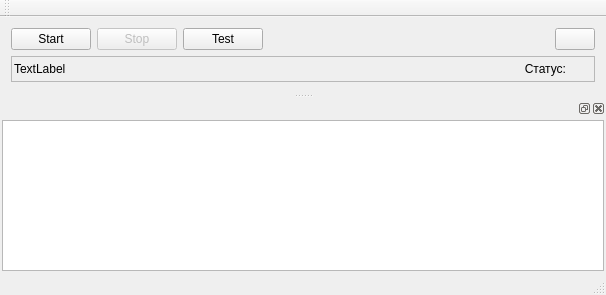
<?xml version="1.0" encoding="UTF-8"?>
<ui version="4.0">
 <class>MainWindow</class>
 <widget class="QMainWindow" name="MainWindow">
  <property name="geometry">
   <rect>
    <x>0</x>
    <y>0</y>
    <width>606</width>
    <height>295</height>
   </rect>
  </property>
  <property name="windowTitle">
   <string>MainWindow</string>
  </property>
  <widget class="QWidget" name="centralWidget">
   <layout class="QVBoxLayout" name="verticalLayout_2">
    <item>
     <layout class="QHBoxLayout" name="horizontalLayout_2">
      <item>
       <widget class="QPushButton" name="bnStart">
        <property name="text">
         <string>Start</string>
        </property>
       </widget>
      </item>
      <item>
       <widget class="QPushButton" name="bnStop">
        <property name="enabled">
         <bool>false</bool>
        </property>
        <property name="text">
         <string>Stop</string>
        </property>
       </widget>
      </item>
      <item>
       <widget class="QPushButton" name="bnTest">
        <property name="text">
         <string>Test</string>
        </property>
       </widget>
      </item>
      <item>
       <spacer name="horizontalSpacer_2">
        <property name="orientation">
         <enum>Qt::Horizontal</enum>
        </property>
        <property name="sizeHint" stdset="0">
         <size>
          <width>40</width>
          <height>20</height>
         </size>
        </property>
       </spacer>
      </item>
      <item>
       <widget class="QPushButton" name="bnSettings">
        <property name="text">
         <string/>
        </property>
        <property name="icon">
         <iconset resource="../res.qrc">
          <normaloff>:/device_config/icons/cologne-icons/ico/config.ico</normaloff>:/device_config/icons/cologne-icons/ico/config.ico</iconset>
        </property>
       </widget>
      </item>
     </layout>
    </item>
    <item>
     <widget class="QFrame" name="frame_2">
      <property name="frameShape">
       <enum>QFrame::StyledPanel</enum>
      </property>
      <property name="frameShadow">
       <enum>QFrame::Raised</enum>
      </property>
      <layout class="QHBoxLayout" name="horizontalLayout_3">
       <property name="leftMargin">
        <number>2</number>
       </property>
       <property name="topMargin">
        <number>2</number>
       </property>
       <property name="rightMargin">
        <number>2</number>
       </property>
       <property name="bottomMargin">
        <number>2</number>
       </property>
       <item>
        <widget class="QLabel" name="lblLast">
         <property name="text">
          <string>TextLabel</string>
         </property>
        </widget>
       </item>
       <item>
        <widget class="QLabel" name="lblStatusCaption">
         <property name="sizePolicy">
          <sizepolicy hsizetype="Fixed" vsizetype="Preferred">
           <horstretch>0</horstretch>
           <verstretch>0</verstretch>
          </sizepolicy>
         </property>
         <property name="minimumSize">
          <size>
           <width>50</width>
           <height>0</height>
          </size>
         </property>
         <property name="maximumSize">
          <size>
           <width>50</width>
           <height>16777215</height>
          </size>
         </property>
         <property name="text">
          <string>Статус:</string>
         </property>
         <property name="alignment">
          <set>Qt::AlignRight|Qt::AlignTrailing|Qt::AlignVCenter</set>
         </property>
        </widget>
       </item>
       <item>
        <widget class="QLabel" name="lblStatusImg">
         <property name="sizePolicy">
          <sizepolicy hsizetype="Fixed" vsizetype="Preferred">
           <horstretch>0</horstretch>
           <verstretch>0</verstretch>
          </sizepolicy>
         </property>
         <property name="minimumSize">
          <size>
           <width>20</width>
           <height>20</height>
          </size>
         </property>
         <property name="maximumSize">
          <size>
           <width>20</width>
           <height>20</height>
          </size>
         </property>
         <property name="text">
          <string/>
         </property>
        </widget>
       </item>
      </layout>
     </widget>
    </item>
   </layout>
  </widget>
  <widget class="QMenuBar" name="menuBar">
   <property name="geometry">
    <rect>
     <x>0</x>
     <y>0</y>
     <width>606</width>
     <height>21</height>
    </rect>
   </property>
  </widget>
  <widget class="QToolBar" name="mainToolBar">
   <attribute name="toolBarArea">
    <enum>TopToolBarArea</enum>
   </attribute>
   <attribute name="toolBarBreak">
    <bool>false</bool>
   </attribute>
  </widget>
  <widget class="QStatusBar" name="statusBar"/>
  <widget class="QDockWidget" name="dockWidget_2">
   <property name="floating">
    <bool>false</bool>
   </property>
   <attribute name="dockWidgetArea">
    <number>8</number>
   </attribute>
   <widget class="QWidget" name="dockWidgetContents_2">
    <layout class="QVBoxLayout" name="verticalLayout">
     <property name="spacing">
      <number>2</number>
     </property>
     <property name="leftMargin">
      <number>2</number>
     </property>
     <property name="topMargin">
      <number>2</number>
     </property>
     <property name="rightMargin">
      <number>2</number>
     </property>
     <property name="bottomMargin">
      <number>2</number>
     </property>
     <item>
      <widget class="QTextEdit" name="textLog"/>
     </item>
    </layout>
   </widget>
  </widget>
 </widget>
 <layoutdefault spacing="6" margin="11"/>
 <resources>
  <include location="../res.qrc"/>
 </resources>
 <connections/>
</ui>
